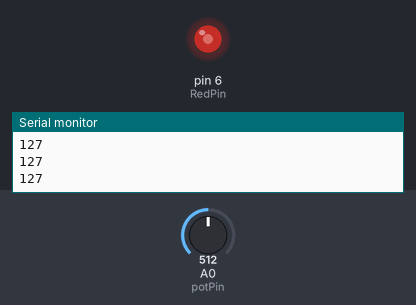
The sketch below on a simulated Arduino Uno, built with avr-gcc and run on an emulated ATmega328P. On the bench: output pins drawn as LEDs (lit = HIGH), the last lines printed to the serial monitor. The test bench sets the inputs (shaded band); at power-on: A0 (potPin) = 512.

Above: at 1.2 s.
1.3 s: A0 (potPin) set to 716
At 1.9 s:
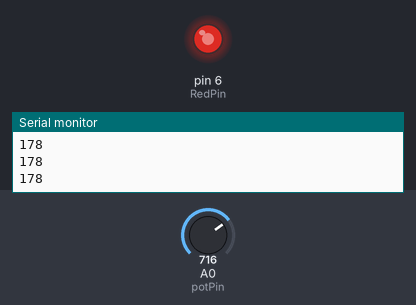
2.8 s: A0 (potPin) set to 900
At 4.0 s:
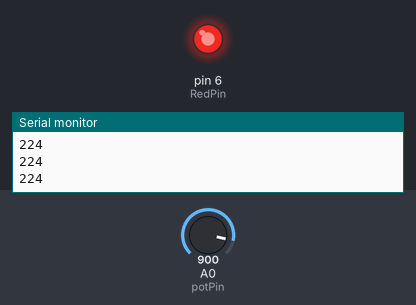
4.3 s: A0 (potPin) set to 140
At 5.4 s:
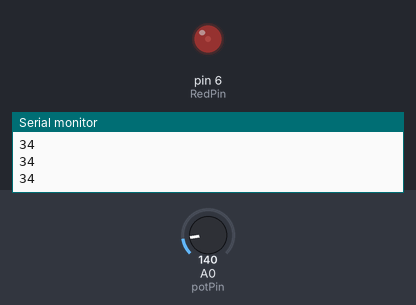
5.8 s: A0 (potPin) set to 511
At 6.5 s:
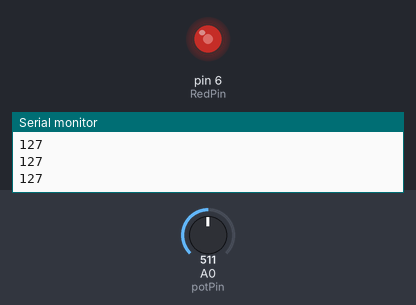
Timing chart, 0 to 8.3 s (numbered marks = the images above; inputs shaded):
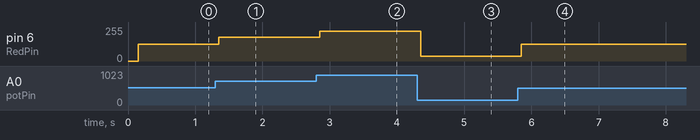

Measured:
- after the input at 1.3 s, pin 6 (RedPin): 127/255 → 178/255 after 0.05 s
- after the input at 2.8 s, pin 6 (RedPin): 178/255 → 224/255 after 0.05 s
- after the input at 4.3 s, pin 6 (RedPin): 224/255 → 34/255 after 0.05 s
- after the input at 5.8 s, pin 6 (RedPin): 34/255 → 127/255 after 0.05 s

The sketch:

test0821b.ino
```cpp
//定義PIN角名稱
#define RedPin 6
#define potPin A0
unsigned long noteTime = millis();

// 放置初始設置 , 一次性執行:
void setup() {
  //115200為跟裝置溝通的頻率
  Serial.begin(115200);
  //設定RedPin為輸出
  pinMode(RedPin, OUTPUT);
}

// 回圈執行:
void loop() {
  doSomeThing();
}


void doSomeThing() {

  unsigned long currentTime = millis();
  if ((currentTime - noteTime) >= 150) {
    noteTime = currentTime;

    int potValue = analogRead(potPin);
    int valueOf8bit = (float)potValue / 1023 * 255;
    Serial.println(valueOf8bit);
    analogWrite(RedPin, valueOf8bit);
  }
}
```
